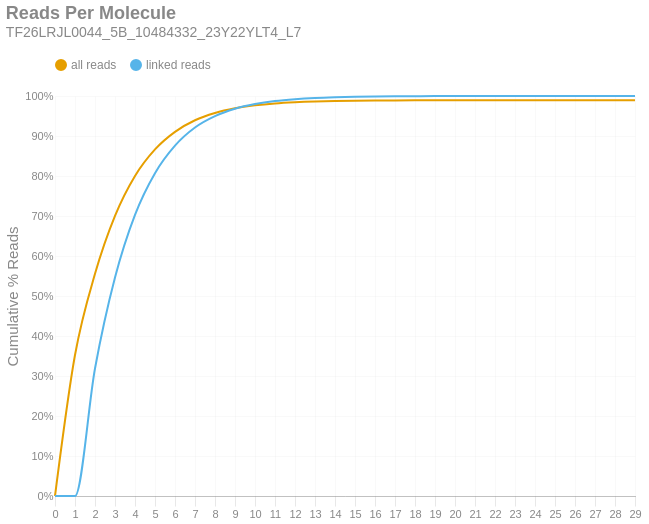

Here is the notebook cell this chart was saved with:
### Markdown cell above
### Reads per Molecule
This chart shows the cumulative distribution of the number of reads per linked molecule. That is, how many alignments are associated with a unique molecule. This excludes the number of reads associated with invalid or absent linked-read barcodes. The `linked` histogram is the percentages recalculated when disregarding singletons.

### Code cell
if SKIPLR:
    print_html(f"Skipped")
else:
    counts = np.bincount(valids['reads'].cast(pl.Int64).to_numpy())
    weighted = counts * np.arange(len(counts))
    all_perc = weighted / n_reads
    linked_perc = weighted / n_linked_reads
    linked_perc[1] = 0
    binned_df = pl.DataFrame({
        'readsper': list(range(len(counts))),
        'all reads (cumsum)': np.cumsum(all_perc).tolist(),
        'linked reads (cumsum)': np.cumsum(linked_perc).tolist(),
    })

    with SafeRender(binned_df):
        (
            density_plot(binned_df, 'Reads Per Molecule', samplename, 'readspmol')
            .encode(
                x=alt.X('readsper:O', title=None).axis(labelAngle=0).scale(padding=0),
                y=alt.Y('value:Q', title='Cumulative % Reads').axis(format='%').stack(False),
                color=alt.Color("key:N").scale(domain=["all reads", "linked reads"]),
                tooltip=[
                    alt.Tooltip("key:N", title="Data Type"),
                    alt.Tooltip("readsper:O", title="Reads Per Molecule"),
                    alt.Tooltip("value:Q", format=".2%", title="% Reads (Cum.)")
                ]            
            )
        ).display()

### Figure 1 — Vega-Lite specification as saved in the notebook (floating-point values rounded to 4 significant figures)
{"width": "container", "height": 400, "config": {"title": {"anchor": "start", "dy": -15, "fontSize": 18, "color": "#888888", "subtitleColor": "#888888", "subtitleFontSize": 14}, "arc": {"fill": "#0072B2"}, "axis": {"domainColor": "#888888", "domainWidth": 0.5, "gridWidth": 0.2, "grid": false, "titleFontWeight": 400, "titleFontSize": 15, "labelFontSize": 11, "labelColor": "#888888", "tickColor": "#888888", "tickWidth": 0.2, "titleColor": "#888888"}, "axisBand": {"grid": false}, "axisX": {"grid": true, "tickSize": 10, "domainCap": "round"}, "axisY": {"domain": false, "grid": true, "tickSize": 0, "domainCap": "round"}, "background": "transparent", "header": {"labelFontSize": 15, "labelColor": "#888888", "titleFontSize": 15, "titleFontWeight": 600, "titleColor": "#888888"}, "legend": {"labelFont": "sans-serif", "labelFontSize": 12, "labelColor": "#888888", "symbolSize": 100, "symbolType": "circle", "titleFontSize": 12, "titlePadding": 10, "titleColor": "#888888", "title": null, "orient": "top"}, "range": {"category": ["#E69F00", "#56B4E9", "#009E73", "#F0E442", "#0072B2", "#D55E00", "#CC79A7", "#000000"], "diverging": ["#cfe8f3", "#a2d4ec", "#73bfe2", "#46abdb", "#1696d2", "#12719e"]}, "area": {"fill": "#0072B2", "fillOpacity": 0.7, "line": true, "strokeOpacity": 0.7}, "line": {"color": "#0072B2", "stroke": "#0072B2", "strokeWidth": 2}, "trail": {"color": "#0072B2", "stroke": "#0072B2", "strokeWidth": 0, "size": 1}, "point": {"filled": true, "fillOpacity": 1.0, "size": 95}, "text": {"color": "#888888", "fontSize": 11, "align": "right", "fontWeight": 400, "size": 11}, "bar": {"fill": "#0072B2", "stroke": null}, "view": {"stroke": null, "continuousWidth": 660, "continuousHeight": 400}}, "data": {"name": "data-347c2d5264b4ba04349b8cded8f7c804"}, "mark": {"type": "line", "interpolate": "monotone", "point": {"opacity": 0, "size": 275}}, "encoding": {"color": {"field": "key", "scale": {"domain": ["all reads", "linked reads"]}, "type": "nominal"}, "tooltip": [{"field": "key", "title": "Data Type", "type": "nominal"}, {"field": "readsper", "title": "Reads Per Molecule", "type": "ordinal"}, {"field": "value", "format": ".2%", "title": "% Reads (Cum.)", "type": "quantitative"}], "x": {"axis": {"labelAngle": 0}, "field": "readsper", "scale": {"padding": 0}, "title": null, "type": "ordinal"}, "y": {"axis": {"format": "%"}, "field": "value", "stack": false, "title": "Cumulative % Reads", "type": "quantitative"}}, "params": [{"name": "param_c36ac31b6afebe62", "select": {"type": "point", "fields": ["key"]}, "bind": "legend"}], "title": {"text": "Reads Per Molecule", "subtitle": "TF26LRJL0044_5B_10484332_23Y22YLT4_L7"}, "transform": [{"fold": ["all reads (cumsum)", "linked reads (cumsum)"]}, {"calculate": "replace(datum.key, ' (cumsum)', '')", "as": "key"}, {"filter": {"param": "param_c36ac31b6afebe62"}}], "usermeta": {"embedOptions": {"downloadFileName": "TF26LRJL0044_5B_10484332_23Y22YLT4_L7.readspmol"}}, "$schema": "https://vega.github.io/schema/vega-lite/v6.4.1.json", "datasets": {"data-347c2d5264b4ba04349b8cded8f7c804": [{"readsper": 0, "all reads (cumsum)": 0.0, "linked reads (cumsum)": 0.0}, {"readsper": 1, "all reads (cumsum)": 0.3524, "linked reads (cumsum)": 0.0}, {"readsper": 2, "all reads (cumsum)": 0.5554, "linked reads (cumsum)": 0.3187}, {"readsper": 3, "all reads (cumsum)": 0.7003, "linked reads (cumsum)": 0.5461}, {"readsper": 4, "all reads (cumsum)": 0.8001, "linked reads (cumsum)": 0.7027}, {"readsper": 5, "all reads (cumsum)": 0.8665, "linked reads (cumsum)": 0.8069}, {"readsper": 6, "all reads (cumsum)": 0.9104, "linked reads (cumsum)": 0.8759}, {"readsper": 7, "all reads (cumsum)": 0.9393, "linked reads (cumsum)": 0.9212}, {"readsper": 8, "all reads (cumsum)": 0.9575, "linked reads (cumsum)": 0.9496}, {"readsper": 9, "all reads (cumsum)": 0.9692, "linked reads (cumsum)": 0.968}, {"readsper": 10, "all reads (cumsum)": 0.9766, "linked reads (cumsum)": 0.9797}, {"readsper": 11, "all reads (cumsum)": 0.9815, "linked reads (cumsum)": 0.9873}, {"readsper": 12, "all reads (cumsum)": 0.9844, "linked reads (cumsum)": 0.992}, {"readsper": 13, "all reads (cumsum)": 0.9863, "linked reads (cumsum)": 0.995}, {"readsper": 14, "all reads (cumsum)": 0.9875, "linked reads (cumsum)": 0.9968}, {"readsper": 15, "all reads (cumsum)": 0.9883, "linked reads (cumsum)": 0.998}, {"readsper": 16, "all reads (cumsum)": 0.9888, "linked reads (cumsum)": 0.9988}, {"readsper": 17, "all reads (cumsum)": 0.9891, "linked reads (cumsum)": 0.9992}, {"readsper": 18, "all reads (cumsum)": 0.9892, "linked reads (cumsum)": 0.9995}, {"readsper": 19, "all reads (cumsum)": 0.9894, "linked reads (cumsum)": 0.9998}, {"readsper": 20, "all reads (cumsum)": 0.9895, "linked reads (cumsum)": 0.9999}, {"readsper": 21, "all reads (cumsum)": 0.9895, "linked reads (cumsum)": 0.9999}, {"readsper": 22, "all reads (cumsum)": 0.9895, "linked reads (cumsum)": 0.9999}, {"readsper": 23, "all reads (cumsum)": 0.9895, "linked reads (cumsum)": 1.0}, {"readsper": 24, "all reads (cumsum)": 0.9895, "linked reads (cumsum)": 1.0}, {"readsper": 25, "all reads (cumsum)": 0.9895, "linked reads (cumsum)": 1.0}, {"readsper": 26, "all reads (cumsum)": 0.9895, "linked reads (cumsum)": 1.0}, {"readsper": 27, "all reads (cumsum)": 0.9895, "linked reads (cumsum)": 1.0}, {"readsper": 28, "all reads (cumsum)": 0.9895, "linked reads (cumsum)": 1.0}, {"readsper": 29, "all reads (cumsum)": 0.9895, "linked reads (cumsum)": 1.0}]}}
